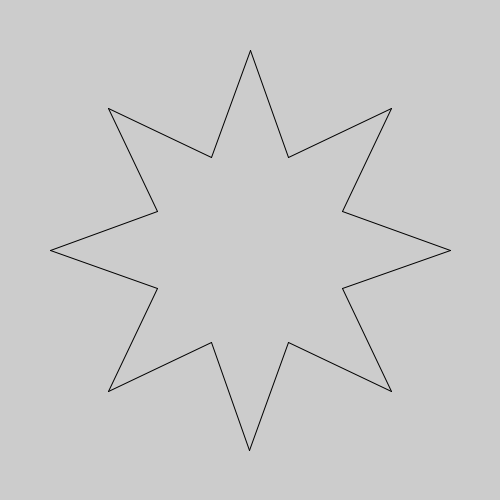
Frame 1 (no input)
Frame 60 (the mouse pressed at the canvas centre just before this capture): identical to frame 1, image omitted
Frame 120 (the mouse held since frame 60 and released just before this capture): identical to frame 1, image omitted

The Processing sketch that drew this single still picture (run headless with seeded random() and noise(); from frame 60 on, the mouse is pressed at the canvas centre):

// Processing sketch: Stars
// ── Stars.pde
void setup()
{
  size(500, 500);
   
  float x, y;
  float radius = 200;
  float cx = width / 2, cy = height / 2;
  float points = 8;
  float thetaInc = TWO_PI / (points * 2);
  float px = cx, py = cy - radius;
  for(float p = 1 ; p <= (points * 2) ; p ++)
  {
    float r = radius;
    if (p % 2 == 1)
    {
      r /= 2;
    }
    
    float theta = p * thetaInc;
    x = cx + sin(theta) * r;
    y = cy - cos(theta) * r;
    line(px, py, x, y);
    px = x;
    py = y;
  }
  }



void draw()
{
}
